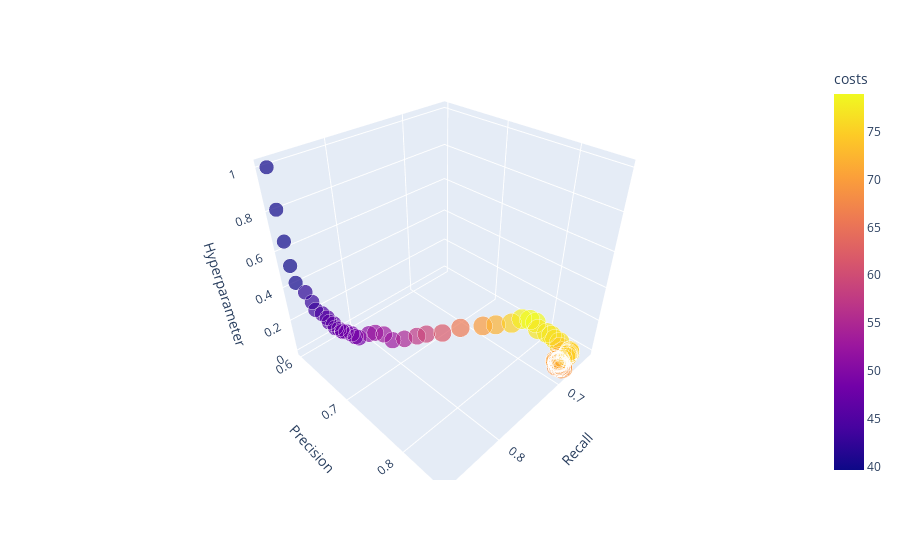

Notebook code cell kept with this figure:
### Code cell
#3D Scatter Costs, Recall & Var_smoothing
fig = plt.figure(figsize=(20, 20))
fig = px.scatter_3d(cost_df, z='param_var_smoothing', x='mean_test_Recall', y='mean_test_Precision',
                    labels={"param_var_smoothing": "Hyperparameter",
                            "mean_test_Recall": "Recall",
                            "mean_test_Precision": "Precision"},
                        color='costs', size='costs'
                        )
fig.show()
